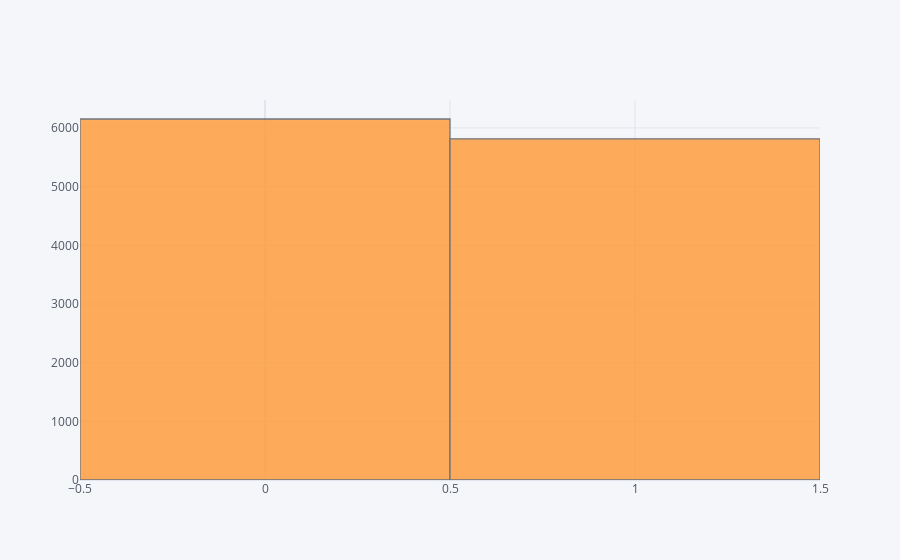

Notebook cell for this chart:
### Markdown cell above
# Hist plot for numbers of ham and spam

### Code cell
# interactive plotly hist plot for numerical vi_nm columns(i,e ham and spam)
# ham is 0, spam is 1. We have more ham than spam
data_file['Type_nm'].iplot(kind='hist')

### Figure 1 — Plotly figure (JSON) as saved in the notebook; plotly's stock layout.template omitted (floating-point values rounded to 4 significant figures; data arrays with more than 128 entries replaced by an {"elided": "..."} marker saying what was removed)
{"data": [{"histfunc": "count", "histnorm": "", "marker": {"color": "rgba(255, 153, 51, 1.0)", "line": {"color": "#4D5663", "width": 1.3}}, "name": "Type_nm", "opacity": 0.8, "orientation": "v", "type": "histogram", "x": {"elided": "11968 int values"}}], "layout": {"barmode": "overlay", "legend": {"bgcolor": "#F5F6F9", "font": {"color": "#4D5663"}}, "paper_bgcolor": "#F5F6F9", "plot_bgcolor": "#F5F6F9", "title": {"font": {"color": "#4D5663"}}, "xaxis": {"gridcolor": "#E1E5ED", "showgrid": true, "tickfont": {"color": "#4D5663"}, "title": {"font": {"color": "#4D5663"}, "text": ""}, "zerolinecolor": "#E1E5ED"}, "yaxis": {"gridcolor": "#E1E5ED", "showgrid": true, "tickfont": {"color": "#4D5663"}, "title": {"font": {"color": "#4D5663"}, "text": ""}, "zerolinecolor": "#E1E5ED"}}}
